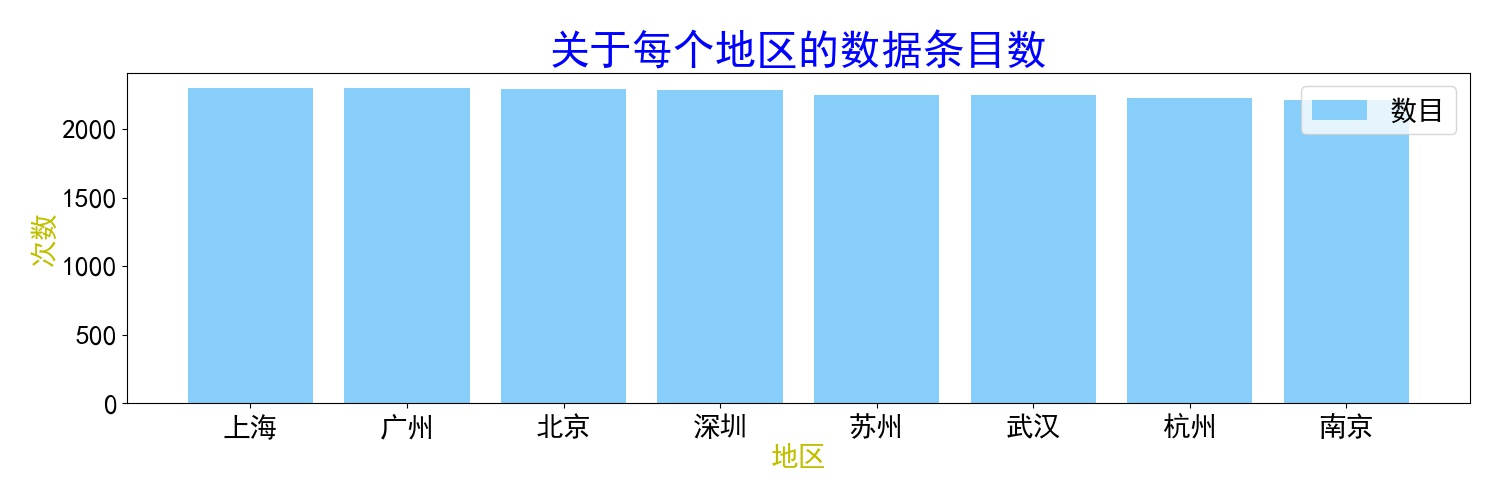

Source code (Python):
# encoding='utf-8'
import pandas as pd
import matplotlib as mpl
import matplotlib.pylab as plt
import wordcloud
from imageio import imread

def analysis_data():
    # 显示的最大行数和列数，如果超额就显示省略号，这个指的是多少个dataFrame的列。
    # pd.set_option('display.max_rows', 30000)
    pd.set_option('display.max_columns', 20)
    pd.set_option('display.width',None)
    pd.set_option("display.unicode.ambiguous_as_wide", True)  # 输出列表标签与列对齐
    pd.set_option("display.unicode.east_asian_width", True)  # 输出列表标签与列对齐

    # 读取文件
    data=pd.read_excel("../数据分析/预处理文件.xlsx")

    sorts = ["java", "python", "数据分析", "算法", "Android", "前端"]

    # print("所获取信息中关于每个地区的数据条目数".center(100, "—"), '\n', data['工作地点'].value_counts())
    areas=data['工作地点'].value_counts()
    # 解决中文乱码问题
    mpl.rcParams['font.sans-serif'] = ['SimHei']
    mpl.rcParams['axes.unicode_minus']=False
    plt.rcParams['font.size'] = 20  # 设置字体大小，全局有效
    # 创建窗口,分辨率:像素/英寸
    plt.figure(figsize=(15,5),dpi=100)
    x=[areas.index[0],areas.index[1],areas.index[2],areas.index[3],
       areas.index[4],areas.index[5],areas.index[6],areas.index[7]]
    y=[areas[0],areas[1],areas[2],areas[3],
       areas[4],areas[5],areas[6],areas[7]]
    # 绘制柱状图
    plt.bar(x,y,color='#87CEFA',alpha=1,label='数目')
    plt.title('关于每个地区的数据条目数', fontproperties='SimHei', fontsize=30, color='b')
    # plt.tick_params(axis='x', labelsize=15)  # 设置x轴标签大小
    # plt.yticks(rotation=55)
    plt.xlabel('地区', fontproperties='SimHei', fontsize=20, color='y')
    plt.ylabel('次数', fontdict={'name': 'SimHei', 'size': '20', 'color': 'y'})
    plt.legend()#显示图例
    plt.tight_layout()  # 调整整体空白
    plt.subplots_adjust(wspace=0, hspace=0)  # 调整子图间距
    # plt.show()#显示图形
    plt.savefig('所获地区的数据条目.jpg')
    print("保存成功")


if __name__ == '__main__':
    analysis_data()